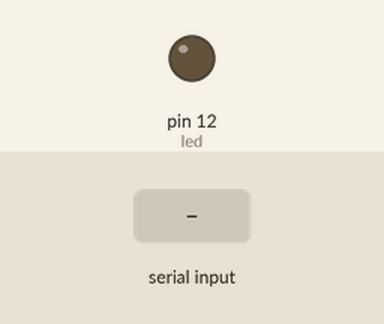
The sketch below on a simulated Arduino Uno, built with avr-gcc and run on an emulated ATmega328P. On the bench: output pins drawn as LEDs (lit = HIGH). Inputs (shaded band) come from the test bench. What the sketch prints to the serial monitor is not drawn.

Above: at 1.2 s.
1.3 s: "Y" received over Serial
At 1.9 s:
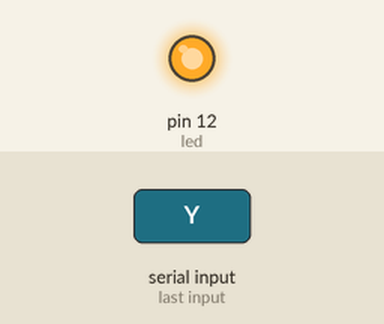
2.8 s: "N" received over Serial
At 3.1 s:
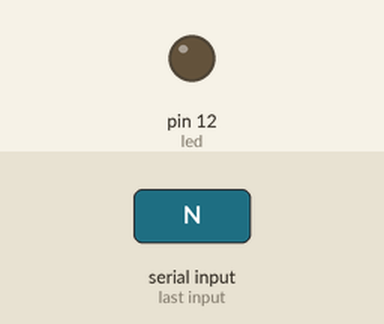
Timing chart, 0 to 5.8 s (numbered marks = the images above; inputs shaded):
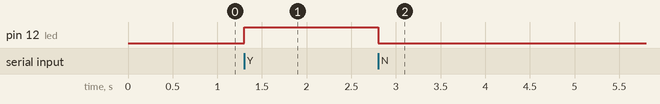

The sketch:

User_input_led.ino
```cpp
// C++ code
//
int led=12;
char input;

void setup()
{
  Serial.begin(9600);
  pinMode(led,OUTPUT);
  Serial.print("press Y to turn on the LED \n and N to turn off") ;
}

void loop()
{
input = Serial.read();
  if(input == 'Y'){
    digitalWrite(led,HIGH);
  }
  if (input=='N'){
      digitalWrite(led,LOW);

  }
  }
```

Measured:
- after the input at 1.3 s, pin 12 (led): LOW → HIGH at once
- after the input at 2.8 s, pin 12 (led): HIGH → LOW at once
